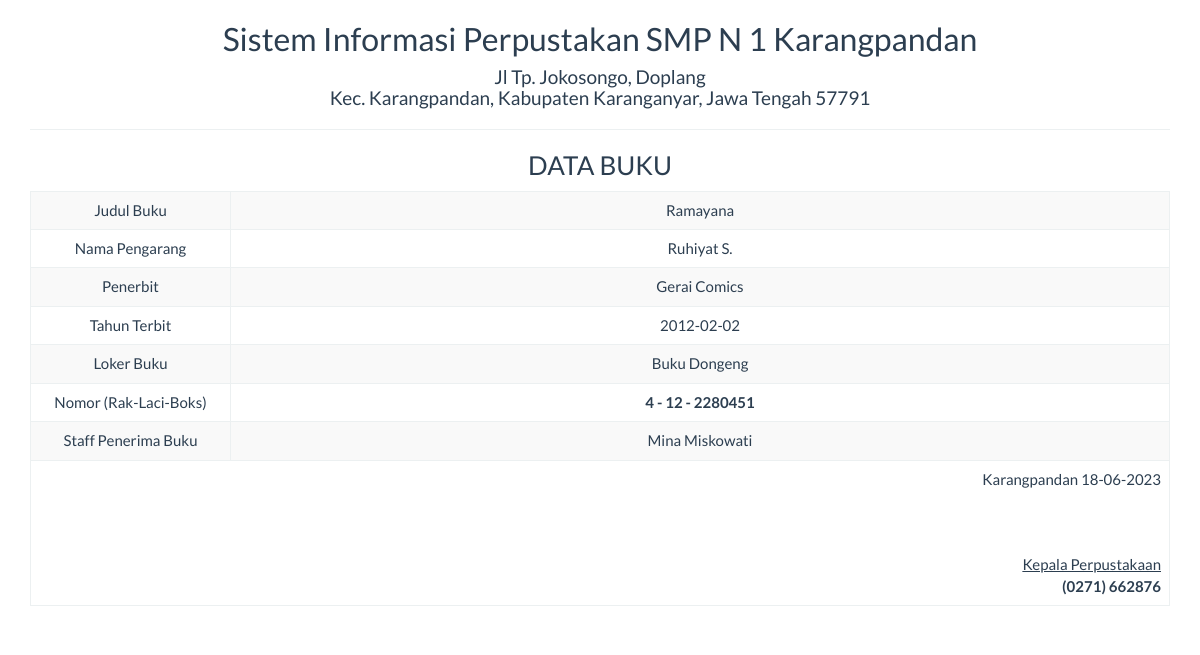
The app's page /report/buku_satu.php?id=61 with its own data.
### tables this page shows
CREATE TABLE `buku` (
  `id` int(5) NOT NULL,
  `loker_buku` varchar(25) NOT NULL,
  `no_rak` int(5) NOT NULL,
  `no_laci` int(5) NOT NULL,
  `no_boks` int(5) NOT NULL,
  `judul_buku` varchar(100) NOT NULL,
  `nama_pengarang` varchar(100) NOT NULL,
  `tahun_terbit` date NOT NULL,
  `penerima` varchar(50) NOT NULL,
  `penerbit` varchar(50) NOT NULL,
  `status` varchar(25) NOT NULL,
  `keterangan` varchar(100) NOT NULL
);

### report/buku_satu.php (the view, shortened to what this page needs)
<!DOCTYPE html>
<html>
    <head>
        <link href="../Assets/css/bootstrap.min.css" rel="stylesheet" type="text/css"/>
    </head>
    <body onload="print()">
        <?php
        include '../config/koneksi.php';
        $sql = "SELECT * FROM buku WHERE id='" . $_GET ['id'] . "'";
        $query = mysqli_query($koneksi, $sql) or die("SQL Detail error");
        $data = mysqli_fetch_array($query);
        ?>
        <div class="container">
            <div class='row'>
                <div class="col-sm-12">
                    <div class="text-center">
                        <h2>Sistem Informasi Perpustakan SMP N 1 Karangpandan</h2>
                        <h4>Jl Tp. Jokosongo, Doplang<br>Kec. Karangpandan, Kabupaten Karanganyar, Jawa Tengah 57791</h4>
                        <hr>
                        <h3>DATA BUKU</h3>
                        <table class="table table-bordered table-striped table-hover">
                            <tbody>
								<tr>
                                    <td>Judul Buku</td> <td><?= $data['judul_buku'] ?></td>
                                </tr>
                                <tr>
                                    <td width="200">Nama Pengarang</td> <td><?= $data['nama_pengarang'] ?></td>
                                <tr>
                                    <td>Penerbit</td> <td><?= $data['penerbit'] ?></td>
                                </tr>
                                 <tr>
                                    <td>Tahun Terbit</td> <td><?= $data['tahun_terbit'] ?></td>
                                </tr>
                                 <tr>
                                    <td>Loker Buku</td> <td><?= $data['loker_buku'] ?></td>
                                </tr>
                                <tr>
                                    <td>Nomor (Rak-Laci-Boks)</td> <td><strong><?= $data['no_rak'] ?> - <?= $data['no_laci'] ?> - <?= $data['no_boks'] ?></strong></td>
                                </tr>
								<tr>
                                    <td>Staff Penerima Buku</td> <td><?= $data['penerima'] ?></td>
                                </tr>
                            </tbody>
                            <tfoot>
                                <tr>
                                    <td colspan="2" class="text-right">
                                        Karangpandan  <?= date("d-m-Y") ?>
                                        <br><br><br><br>
                                        <u>Kepala Perpustakaan<strong></u><br>
                                        (0271) 662876
									</td>
								</tr>
							</tfoot>
                        </table>
                    </div>
                </div>
            </div>
    </body>
</html>

### records on screen
buku: judul_buku "Ramayana", nama_pengarang "Ruhiyat S.", penerbit "Gerai Comics", tahun_terbit "2012-02-02", loker_buku "Buku Dongeng", no_rak "4", no_laci "12", no_boks "2280451", penerima "Mina Miskowati"
